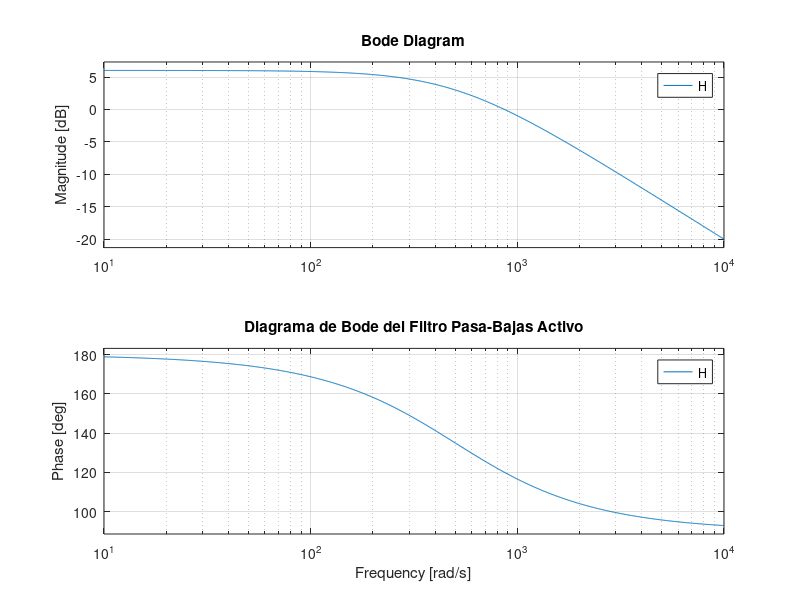

Here is the MATLAB script that generated this plot:
% Parámetros del circuito
R = 1000; % Resistencia de entrada (ohms)
R2 = 2000; % Resistencia de realimentación (ohms)
C = 1e-6; % Capacitancia (faradios)

% Coeficientes de la función de transferencia
numerador = [-1]; % Numerador de la función de transferencia
denominador = [R*C, R/R2]; % Denominador de la función de transferencia

% Crear el sistema
H = tf(numerador, denominador);

% Graficar el diagrama de Bode
bode(H);
grid on;
title('Diagrama de Bode del Filtro Pasa-Bajas Activo');

% hold on;
% w_c = sqrt(2 - (R/R2)^2)/(R*C)
% disp(['Frecuencia de corte aproximada (Hz): ', num2str(w_c)]);
% 
% %Gráfica de Lugar geométrico
% figure;
% rlocus(H);
% grid on;
% title('Lugar Geométrico de las Raíces')